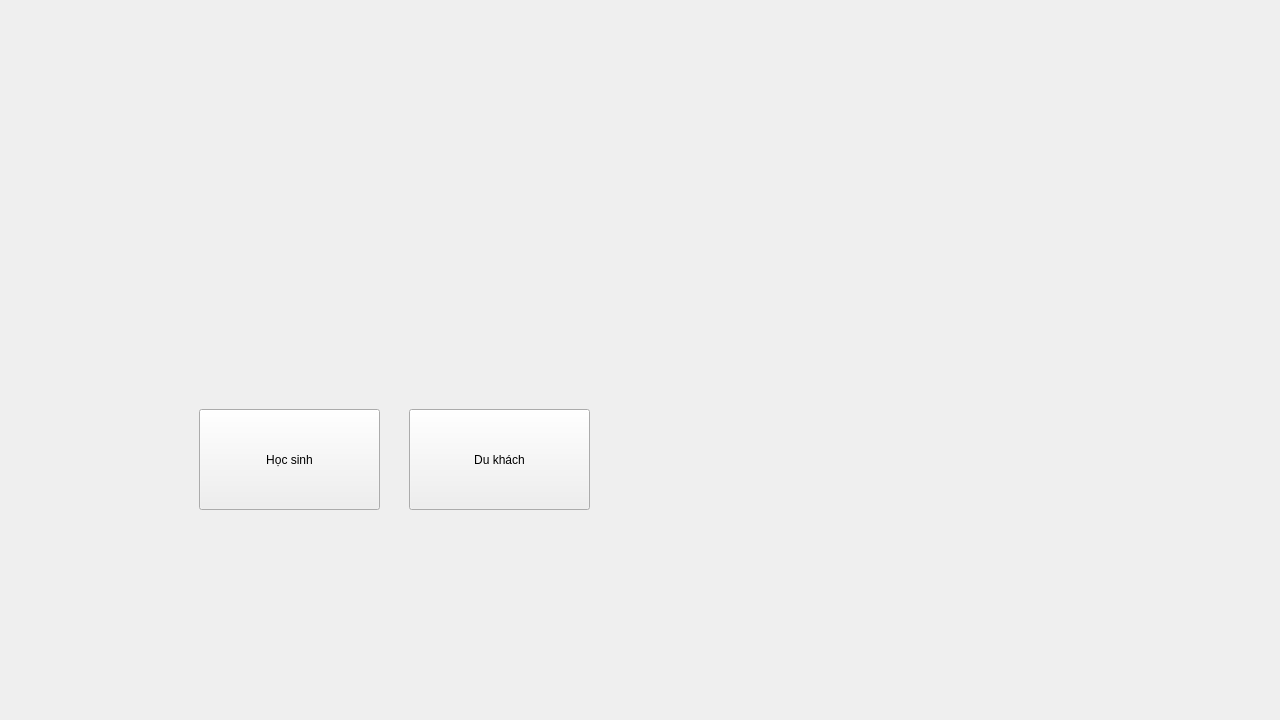
<?xml version="1.0" encoding="UTF-8"?>
<ui version="4.0">
 <class>MainWindow</class>
 <widget class="QMainWindow" name="MainWindow">
  <property name="geometry">
   <rect>
    <x>0</x>
    <y>0</y>
    <width>1280</width>
    <height>720</height>
   </rect>
  </property>
  <property name="windowTitle">
   <string>MainWindow</string>
  </property>
  <widget class="QWidget" name="centralwidget">
   <property name="enabled">
    <bool>true</bool>
   </property>
   <layout class="QVBoxLayout" name="verticalLayout">
    <item>
     <widget class="QWidget" name="widget" native="true">
      <property name="enabled">
       <bool>true</bool>
      </property>
      <property name="autoFillBackground">
       <bool>true</bool>
      </property>
      <widget class="QLabel" name="Logo_Hanhtrinhnho">
       <property name="geometry">
        <rect>
         <x>10</x>
         <y>-10</y>
         <width>751</width>
         <height>501</height>
        </rect>
       </property>
       <property name="text">
        <string/>
       </property>
       <property name="pixmap">
        <pixmap resource="Images.qrc">:/LOGO-01.png</pixmap>
       </property>
       <property name="scaledContents">
        <bool>true</bool>
       </property>
      </widget>
      <widget class="QLabel" name="label">
       <property name="geometry">
        <rect>
         <x>610</x>
         <y>220</y>
         <width>341</width>
         <height>211</height>
        </rect>
       </property>
       <property name="text">
        <string/>
       </property>
       <property name="pixmap">
        <pixmap resource="Images.qrc">:/LOGO-02.png</pixmap>
       </property>
       <property name="scaledContents">
        <bool>true</bool>
       </property>
      </widget>
      <widget class="QPushButton" name="xephang">
       <property name="geometry">
        <rect>
         <x>400</x>
         <y>400</y>
         <width>181</width>
         <height>101</height>
        </rect>
       </property>
       <property name="text">
        <string>Du khách</string>
       </property>
      </widget>
      <widget class="QPushButton" name="batdau">
       <property name="geometry">
        <rect>
         <x>190</x>
         <y>400</y>
         <width>181</width>
         <height>101</height>
        </rect>
       </property>
       <property name="text">
        <string>Học sinh</string>
       </property>
      </widget>
     </widget>
    </item>
   </layout>
  </widget>
 </widget>
 <resources>
  <include location="Images.qrc"/>
 </resources>
 <connections/>
</ui>
